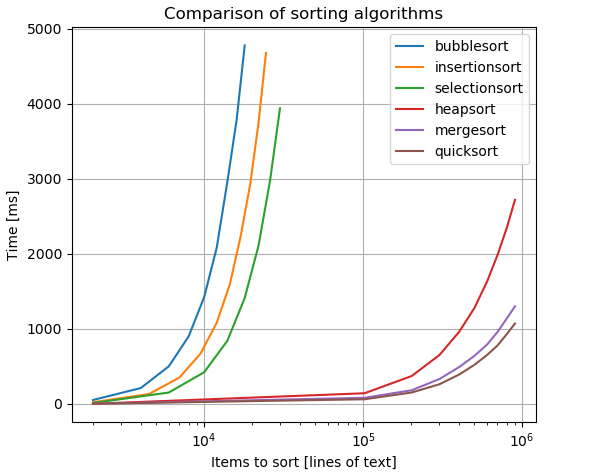

The Python source for this figure:
#!/usr/bin/env python3

import subprocess
import datetime
from matplotlib import pyplot

SEC_TO_MS = 1000

PROGRAM_PATH = "./mysort"
DATA_PATH = "./data.txt"

ALGORITHMS = (('bq', "bubblesort"),
              ('iq', "insertionsort"),
              ('sq', "selectionsort"),
              ('hq', "heapsort"),
              ('mq', "mergesort"),
              ('qq', "quicksort"),
              )

ALG_FLAG_IDX = 0
ALG_NAME_IDX = 1

# optimal starting value and ranges below might vary between machines
X_START = 2000

# rows are adjusted for respective algorithms above to be comparable on the graph
SAMPLES = [list(range(X_START, 18001, 2000)), # bubble
           list(range(X_START, 26501, 2500)), # insertion
           list(range(X_START, 31001, 4000)), # selection
           list(range(X_START, 1000001, 100000)), # merge
           list(range(X_START, 1000001, 100000)), # quick
           list(range(X_START, 1000001, 100000)), # heap
          ]

# print start time
print("Start: " + str(datetime.datetime.now()))

# the benchmark loop
for i, alg in enumerate(ALGORITHMS):
	tmp_algorithm_results = []
	for j, n in enumerate(SAMPLES[i], start = 1):
		cmd = f"head -n {n} {DATA_PATH} | /usr/bin/time -f %e {PROGRAM_PATH} {alg[ALG_FLAG_IDX]}"
		print(f"* Running {alg[ALG_NAME_IDX]} for n = {n}... [{j}/{len(SAMPLES[i])}]")
		if j == 1: # don't spam too much
			print(f"  {cmd}")
		ps = subprocess.Popen(cmd, shell=True, stdout=subprocess.PIPE, stderr=subprocess.PIPE)
		_, stderr = ps.communicate() # usr/bin/time prints results on stderr
		tmp_algorithm_results.append(float(stderr) * SEC_TO_MS)
	pyplot.plot(SAMPLES[i], tmp_algorithm_results)

# print end time
print("End: " + str(datetime.datetime.now()))

# decorate plot
pyplot.title("Comparison of sorting algorithms")
pyplot.ylabel("Time [ms]")
pyplot.legend([i[ALG_NAME_IDX] for i in ALGORITHMS], loc="upper right")
pyplot.xlabel("Items to sort [lines of text]")
pyplot.xscale("log")
pyplot.grid(True)

# done
pyplot.show()
